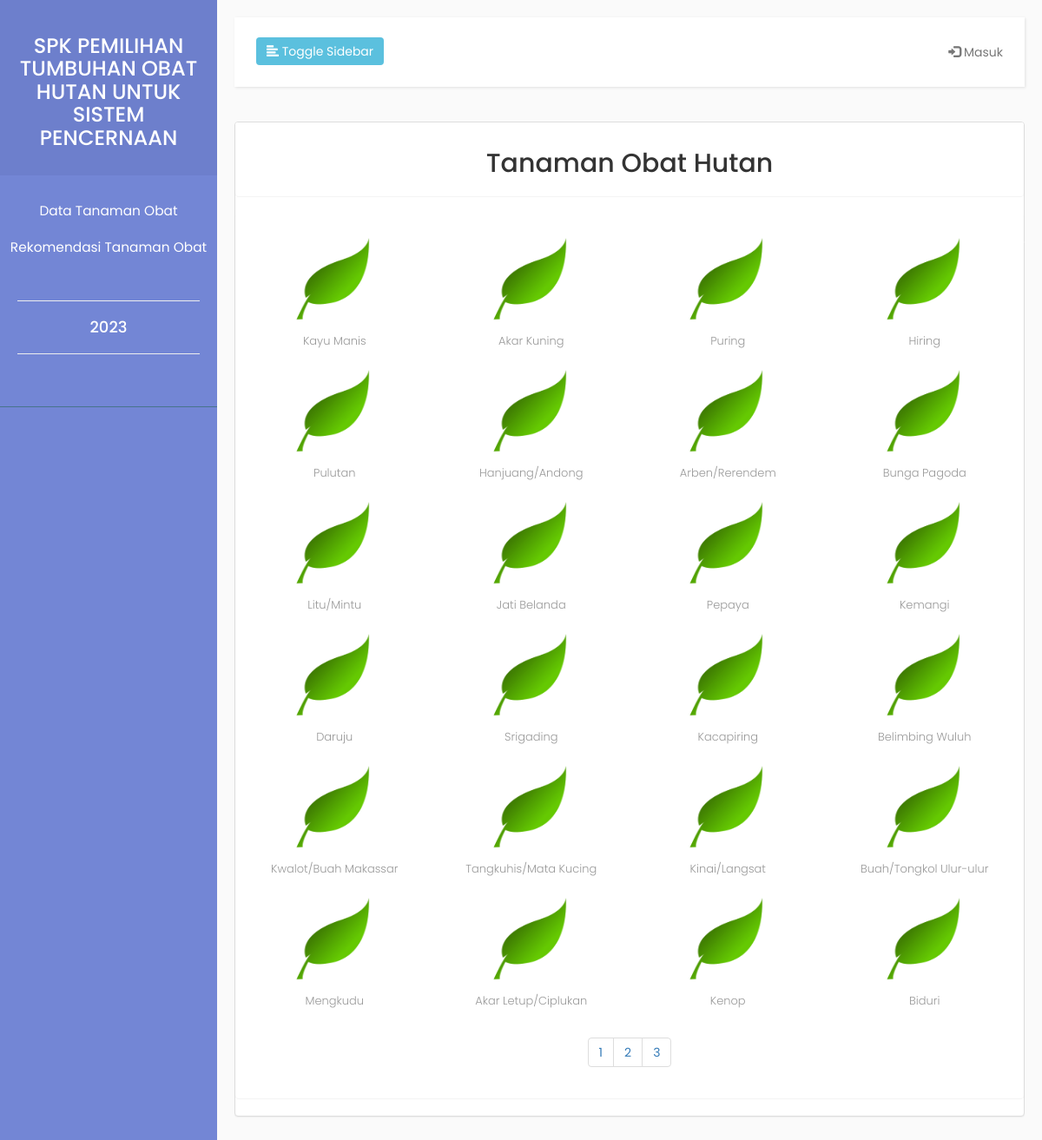
The app's page /data_tanaman.php with its own data.
### tables this page shows
CREATE TABLE `tumbuhan_obat` (
  `id_tumbuhan` int(11) NOT NULL,
  `nama_tumbuhan` varchar(255) NOT NULL,
  `khasiat` varchar(255) NOT NULL,
  `cara_pengolahan` varchar(255) NOT NULL,
  `cara_penggunaan` varchar(255) NOT NULL,
  `bagian_tumbuhan` varchar(255) NOT NULL,
  `jenis_tumbuhan` varchar(255) NOT NULL,
  `resep` text,
  `gambar` varchar(255) DEFAULT NULL,
  `qi` float DEFAULT NULL,
  `pi` float DEFAULT NULL
);

### data_tanaman.php (the view, shortened to what this page needs)
<?php
include "koneksi.php";
?>
<html>
    <head>
        <link rel="stylesheet" href="asset/bootstrap/css/bootstrap.css">
        <link rel="stylesheet" href="asset/index.css">
    </head>
    <body>
        <div class="wrapper">
          <nav id="sidebar">
                <div class="sidebar-header">
                    <a href="index.php"><center>
                    <h3>SPK PEMILIHAN TUMBUHAN OBAT HUTAN UNTUK SISTEM PENCERNAAN  </h3>
                    </center>
                        </a></strong>
                </div>
                <ul class="list-unstyled components">
                    <li>
                        <a href="data_tanaman.php">
                            <center>
                            Data Tanaman Obat
                            </center>
                        </a>
                    </li>
                    <li>
                      <a href="rekomendasi.php" aria-expanded="false">
                            <center>
                            Rekomendasi Tanaman Obat
                            </center>
                            </a>
                    </li>
                <ul class="list-unstyled CTAs">
                    <hr>
                    <center>
                        <h4><?php echo date('Y') ?></h4>
                    </center>
                    <hr>
                </ul>
            </nav>
            <div id="content">
                <nav class="navbar navbar-default">
                    <div class="container-fluid">
                        <div class="navbar-header">
                            <button type="button" id="sidebarCollapse" class="btn btn-info navbar-btn">
                                <i class="glyphicon glyphicon-align-left"></i>
                                <span>Toggle Sidebar</span>
                            </button>
                        </div>
                        <ul class="nav navbar-nav navbar-right">
                            <li><a href="login.php"><span class="glyphicon glyphicon-log-in"></span> Masuk</a></li>
                        </ul>
                    </div>
                </nav>
                <div class="panel panel-default">
                <center>
                <div class="panel panel-heading">
                    <h2>Tanaman Obat Hutan</h2>
                </div>
                <div class="panel panel-body">
                 <div class="row">
                  <?php
                  $halaman = 24;
                  $page = isset($_GET['ke']) ? (int)$_GET['ke'] : 1;
                  $mulai = ($page>1) ? ($page * $halaman) - $halaman : 0;
                  $sql = "select * from tumbuhan_obat";
                  $hasil = mysqli_query($dbh, $sql);
                  $total = mysqli_num_rows($hasil);
                  $tampil = ceil($total/$halaman);
                  $sqlu = "select * from tumbuhan_obat LIMIT $mulai, $halaman" ;
                  $query = mysqli_query($dbh, $sqlu) or die(mysqli_error($dbh));
                 while ($data = mysqli_fetch_assoc($query)) {
                   ?>
                  <div class="col-lg-3">
                      <a href="wiki_tumbuhan.php?pohon=<?php echo $data['id_tumbuhan'] ?>">
                        <img src="gambar/<?php
                        if(empty($data['gambar'])){
                            echo "daun-kartun-png-1.png";
                        }else{
                            echo $data['gambar'];
                        }?>"
                        alt="<?php echo $data['nama_tumbuhan']; ?>" width="140" height="120">
                        <div class="desc">
                          <p style="font-size:13px;">
                           <?php echo $data['nama_tumbuhan']; ?>
                          </p>
                        </div>
                      </a>
                  </div>
                  <?php
                 } ?>
                </div>
                <div class="pagination">
                <?php for ($i=1; $i<=$tampil ; $i++){ ?>
                  <li><a href="?ke=<?php echo $i; ?>"><?php echo $i; ?></a>
               </li>
                <?php } ?>
                </div>
                </center>
                </div>
                </div>
        </div>
    </body>
</html>

### asset/index.css (style rules this page uses)
body { font-family: 'Poppins', sans-serif; background: #fafafa; }
p { font-family: 'Poppins', sans-serif; font-size: 1.1em; font-weight: 300; line-height: 1.7em; color: #999; }
a, a:hover, a:focus { color: inherit; text-decoration: none; transition: all 0.3s; }
.navbar { padding: 15px 10px; background: #fff; border: none; border-radius: 0; margin-bottom: 40px; box-shadow: 1px 1px 3px rgba(0, 0, 0, 0.1); }
.navbar-btn { box-shadow: none; outline: none !important; border: none; }
i, span { display: inline-block; }
.wrapper { display: flex; align-items: stretch; }
#sidebar { min-width: 250px; max-width: 250px; background: #7386D5; color: #fff; transition: all 0.3s; }
#sidebar ul li a { text-align: left; }
#sidebar .sidebar-header { padding: 20px; background: #6d7fcc; }
#sidebar ul.components { padding: 20px 0; border-bottom: 1px solid #47748b; }
#sidebar ul li a { padding: 10px; font-size: 1.1em; display: block; }
a[aria-expanded="false"]::before, a[aria-expanded="true"]::before { content: '\e259'; display: block; position: absolute; right: 20px; font-family: 'Glyphicons Halflings'; font-size: 0.6em; }
ul.CTAs { padding: 20px; }
#content { padding: 20px; min-height: 100vh; transition: all 0.3s; }

### records on screen
tumbuhan_obat: nama_tumbuhan "Kayu Manis"
tumbuhan_obat: nama_tumbuhan "Akar Kuning"
tumbuhan_obat: nama_tumbuhan "Puring"
tumbuhan_obat: nama_tumbuhan "Hiring"
tumbuhan_obat: nama_tumbuhan "Pulutan"
tumbuhan_obat: nama_tumbuhan "Hanjuang/Andong"
tumbuhan_obat: nama_tumbuhan "Arben/Rerendem"
tumbuhan_obat: nama_tumbuhan "Bunga Pagoda"
tumbuhan_obat: nama_tumbuhan "Litu/Mintu"
tumbuhan_obat: nama_tumbuhan "Jati Belanda"
tumbuhan_obat: nama_tumbuhan "Pepaya"
tumbuhan_obat: nama_tumbuhan "Kemangi"
tumbuhan_obat: nama_tumbuhan "Daruju"
tumbuhan_obat: nama_tumbuhan "Srigading"
tumbuhan_obat: nama_tumbuhan "Kacapiring"
tumbuhan_obat: nama_tumbuhan "Belimbing Wuluh"
tumbuhan_obat: nama_tumbuhan "Kwalot/Buah Makassar"
tumbuhan_obat: nama_tumbuhan "Tangkuhis/Mata Kucing"
tumbuhan_obat: nama_tumbuhan "Kinai/Langsat"
tumbuhan_obat: nama_tumbuhan "Buah/Tongkol Ulur-ulur"
tumbuhan_obat: nama_tumbuhan "Mengkudu"
tumbuhan_obat: nama_tumbuhan "Akar Letup/Ciplukan"
tumbuhan_obat: nama_tumbuhan "Kenop"
tumbuhan_obat: nama_tumbuhan "Biduri"
